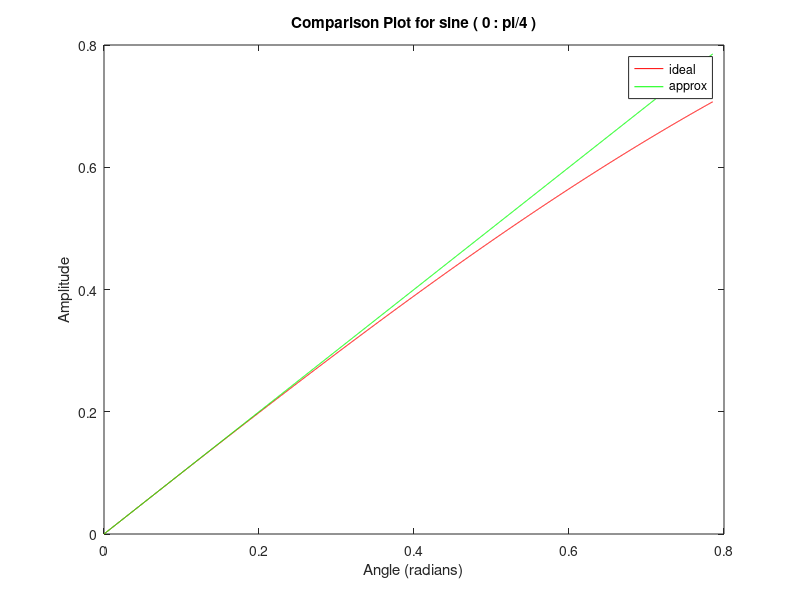
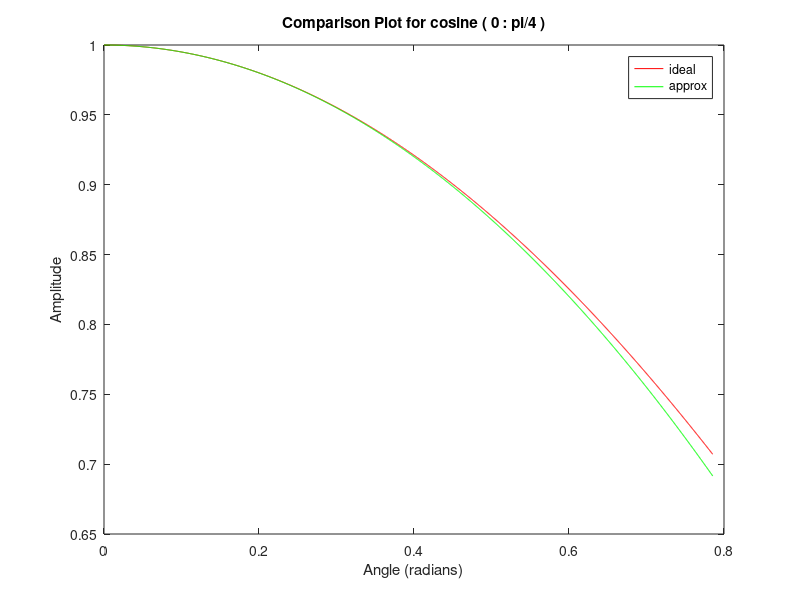
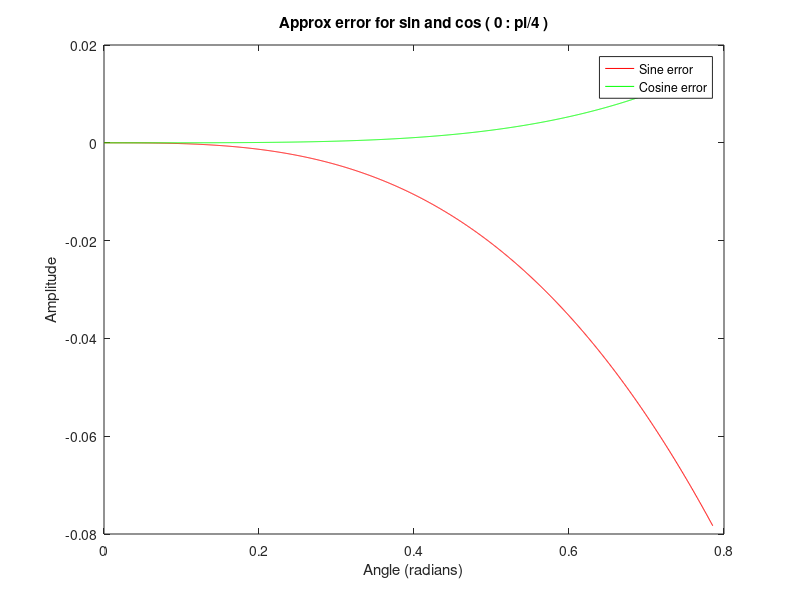

The MATLAB script that drew these images, in order:
clc;
close all;
clear all;

N = 11;
dac = N+1;
vref = 2;

dac_res=vref/(2^dac-1);
a=floor((2*pi)*2^N);
b=floor(a/8);
a=b*8;
res = (2*pi)/a;

t=0:res:pi/4;
signal1=sin(t);
signal2=t;
error1=signal1-signal2;
signal3=1-((t.*t)/2);
signal4=cos(t);
error2=signal4-signal3;

figure, plot(t,signal1,'r',t,signal2,'g');
legend('ideal','approx');
xlabel('Angle (radians)');
ylabel(' Amplitude ');
title('Comparison Plot for sine ( 0 : pi/4 )');

figure, plot(t,signal4,'r',t,signal3,'g');
legend('ideal','approx');
xlabel('Angle (radians)');
ylabel(' Amplitude ');
title('Comparison Plot for cosine ( 0 : pi/4 )');

figure, plot(t,error1,'r',t,error2,'g');
legend('Sine error','Cosine error');
xlabel('Angle (radians)');
ylabel(' Amplitude ');
title('Approx error for sin and cos ( 0 : pi/4 )');